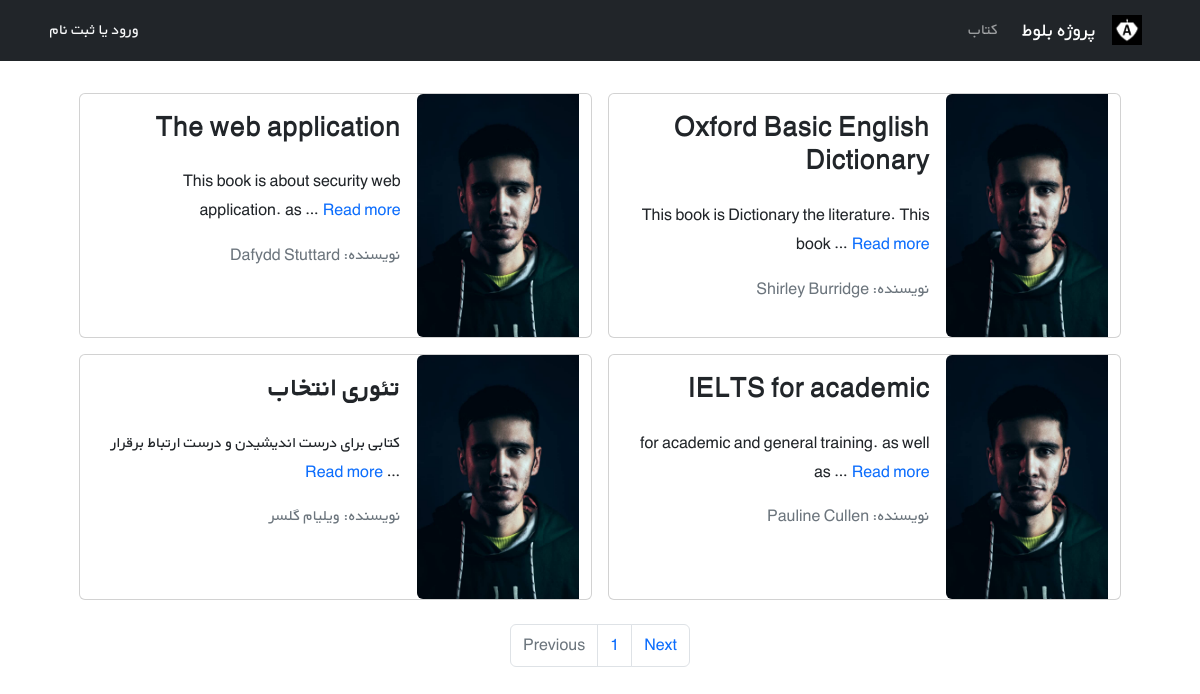
The page /books/ on the database as committed earlier.
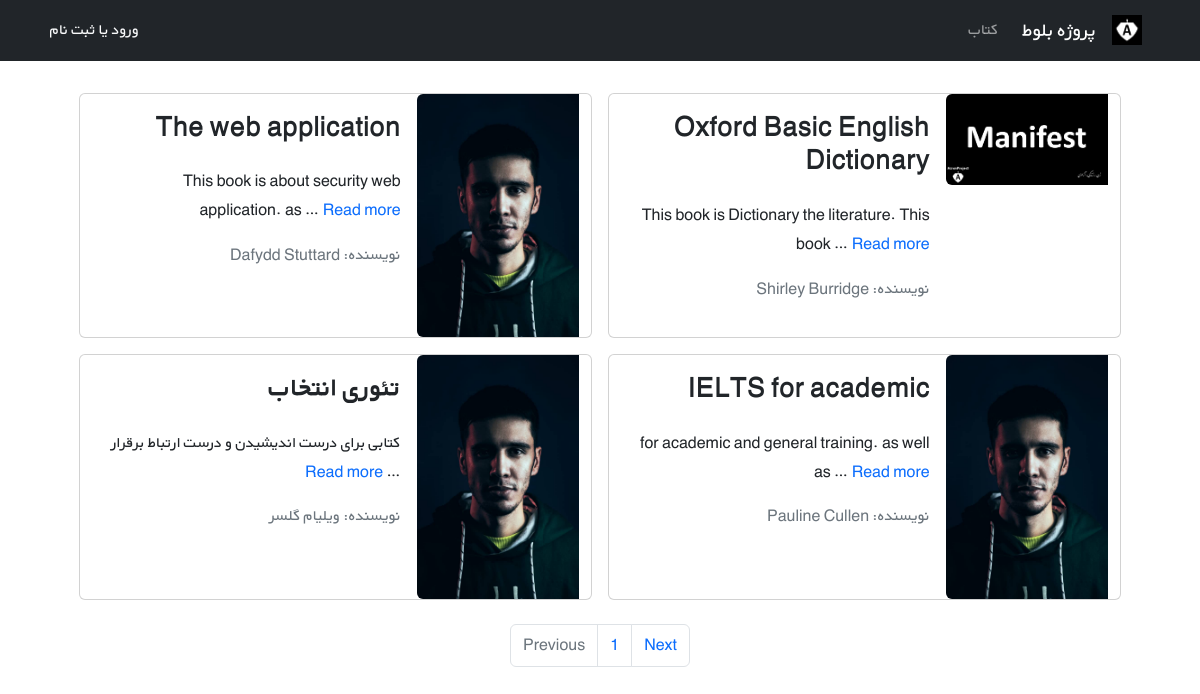
The same page on the database as committed later.
### books/models.py (models this page shows, shortened)
class Book(models.Model):
    title = models.CharField(max_length=200)
    author = models.CharField(max_length=200)
    description = models.TextField()
    price = models.DecimalField(max_digits=5, decimal_places=2)
    cover = models.ImageField(upload_to='covers/', blank=True)
    def get_absolute_url(self):
        return reverse("book_detail", args=[self.id])

### books/views.py (the view)
# urls.py: path('', BookListView.as_view(), name="book_list"),
class BookListView(generic.ListView):
    model = Book
    paginate_by = 4
    template_name = 'books/book_list.html'
    context_object_name = 'books'

### books/templates/books/book_list.html (shortened to what this page needs)
{% extends '_base.html' %}
{% block content %}
<div class="container mt-4">
    <div class="row flex-row-reverse justify-content-md-center">
        {% for book in books  %}
            <div class="card m-2" style="max-width: 45%">
                <div class="row g-0 h-100" dir="rtl">
                    <div class="col-md-4">
                        {% if book.cover %}
                            <img  src="{{ book.cover.url }}" class="img-fluid rounded-start" alt="...">
                        {% else %}
                            <img  src="/static/pages/sinalalebakhsh.jpg" class="img-fluid rounded-start" alt="...">
                        {% endif %}
                    </div>
                    <div class="col-md-8 h-100">
                        <div class="d-flex flex-column justify-content-between h-100">
                            <div class="card-body">
                                <h3 class="card-title"><strong>{{ book.title | capfirst }}</strong></h3>
                                <p class="card-text pt-3">{{ book.description | truncatewords:8 }}
                                    <a class="text-decoration-none" href="{{ book.get_absolute_url }}">Read more</a>
                                </p>
                                <p class="text-muted">نویسنده: {{ book.author }}</p>
                            </div>
                        </div>
                    </div>
                </div>
            </div>
        {% endfor %}
    </div>
</div>
<ul class="pagination justify-content-center mt-3">
    {% if page_obj.has_previous %}
        <li class="page-item"><a class="page-link" href="?page={{ page_obj.previous_page_number }}">Previous</a></li>
    {% else %}
        <li class="page-item disabled"><a class="page-link" href="">Previous</a></li>
    {% endif %}
    <li class="page-item"><a class="page-link" href="#">{{ page_obj.number }}</a></li>
    {% if page_obj.has_next %}
        <li class="page-item"><a class="page-link" href="?page={{ page_obj.next_page_number }}">Next</a></li>
    {% else %}
        <li class="page-item disabled"><a class="page-link" href="#">Next</a></li>
    {% endif %}
  </ul>
{% endblock content %}

Rows that differ between the two databases and show on the page:
changed Book "Oxford Basic English Dictionary": cover: picture added
